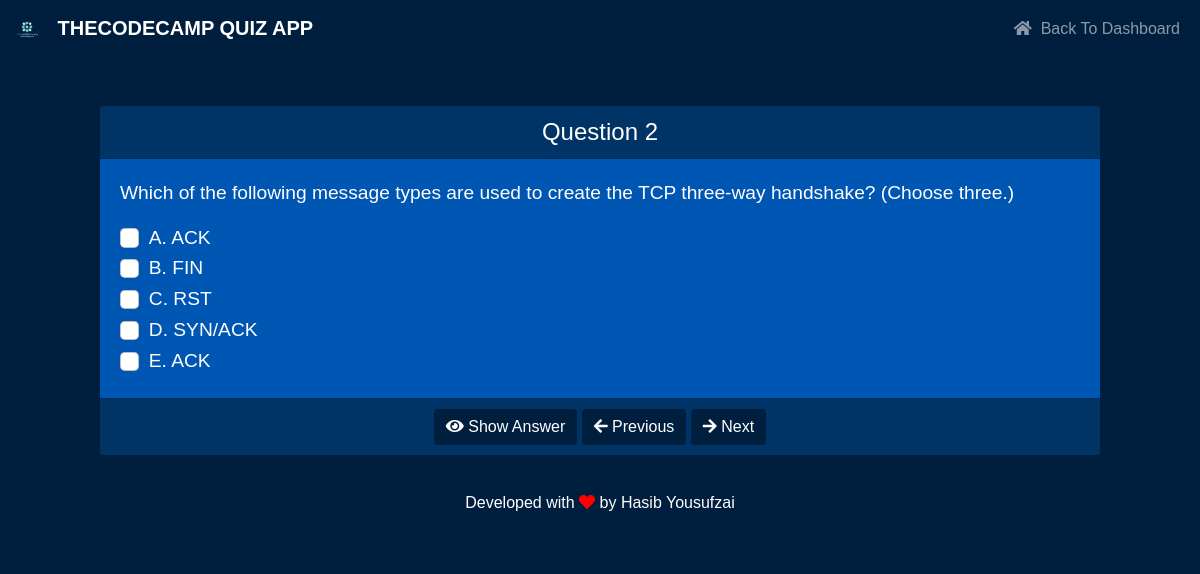
The app's page /quiz/5/question/2/ with its own data.
### quizapp/models.py (models this page shows, shortened)
class Question(models.Model):
    exam = models.ForeignKey(Exam, on_delete=models.CASCADE)
    text = models.TextField()
    exhibit = models.ImageField(upload_to='static/exhibits/', blank=True, null=True)
    is_multiple = models.BooleanField(default=False)
    description = models.TextField(blank=True, null=True)  # Add description field

class Option(models.Model):
    question = models.ForeignKey(Question, on_delete=models.CASCADE)
    text = models.CharField(max_length=255, blank=True)  # Allow blank text field
    is_correct = models.BooleanField(default=False)
    exhibit = models.ImageField(upload_to='static/exhibits/', blank=True, null=True)  # Exhibit field

### quizapp/views.py (the view)
# urls.py: path('quiz/<int:quiz_id>/', views.start_quiz, name='start_quiz'),
def start_quiz(request, quiz_id, question_index=1):
    quiz = get_object_or_404(Quiz, id=quiz_id)
    questions = quiz.questions.all()
    paginator = Paginator(questions, 1)  # Show one question per page
    page_obj = paginator.get_page(question_index)
    question = page_obj.object_list[0] if page_obj.object_list else None
    is_multiple = question.option_set.filter(is_correct=True).count() > 1 if question else False
    correct_options = question.option_set.filter(is_correct=True) if question else []
    return render(request, 'quiz.html', {
        'quiz': quiz,
        'question': question,
        'page_obj': page_obj,
        'is_multiple': is_multiple,
        'correct_options': correct_options,
    })

### templates/quiz.html (shortened to what this page needs)
{% load static %}
<!DOCTYPE html>
<html lang="en">
<head>
    <link href="https://cdn.jsdelivr.net/npm/bootstrap@5.1.3/dist/css/bootstrap.min.css" rel="stylesheet">
    <link rel="stylesheet" href="https://cdnjs.cloudflare.com/ajax/libs/font-awesome/5.15.4/css/all.min.css">
</head>
<body>
    <nav class="navbar navbar-expand-lg navbar-dark">
        <div class="container-fluid">
            <a class="navbar-brand" href="{% url "dashboard" %}">
                <img src="{% static "/logo/logo.png" %}" alt="logo" style="height:30px; margin-right:10px;">
                THECODECAMP QUIZ APP
            </a>
            <div class="collapse navbar-collapse" id="navbarNav">
                <ul class="navbar-nav ms-auto">
                    <li class="nav-item">
                        <a  class="nav-link " href="{% url "dashboard" %}"> <i class="fa fa-home"></i> &nbsp;Back To Dashboard</a>
                    </li>
                </ul>
            </div>
        </div>
    </nav>
    <div class="container mt-5">
        <form method="POST" action="{% url 'submit_quiz' quiz.id %}">
            <div class="card">
                <div class="card-header">
                    Question {{ page_obj.number }}
                </div>
                <div class="card-body">
                    <p>{{ question.text }}</p>
                    <div id="options-container">
                        {% for option in question.option_set.all %}
                            <div class="form-check">
                                <input class="form-check-input" type="{% if is_multiple %}checkbox{% else %}radio{% endif %}" name="question{{ question.id }}" id="option{{ option.id }}" value="{{ option.id }}" data-correct="{% if option.is_correct %}true{% else %}false{% endif %}">
                                <label class="form-check-label" for="option{{ option.id }}">
                                    {{ option.text }}
                                </label>
                            </div>
                        {% endfor %}
                    </div>
                </div>
                <div class="card-footer">
                    <button type="button" class="btn btn-primary" id="showAnswer"><i class="fas fa-eye"></i> Show Answer</button>
                    {% if page_obj.has_previous %}
                        <a href="{% url 'quiz_question' quiz.id page_obj.previous_page_number %}" class="btn btn-primary"><i class="fas fa-arrow-left"></i> Previous</a>
                    {% endif %}
                    {% if page_obj.has_next %}
                        <a href="{% url 'quiz_question' quiz.id page_obj.next_page_number %}" class="btn btn-primary"><i class="fas fa-arrow-right"></i> Next</a>
                    {% else %}
                        <button type="submit" class="btn btn-primary"><i class="fas fa-check"></i> Submit Quiz</button>
                    {% endif %}
                </div>
            </div>
        </form>
    </div>
    <footer>
        <p>Developed with <i class="fas fa-heart footer-love"></i> by Hasib Yousufzai</p>
    </footer>
</body>
</html>

### templates/quiz.html (style rules this page uses)
body { font-family: 'Arial', sans-serif; background-color: #001f3f; color: #fff; }
.navbar { background-color: #001f3f; }
.navbar-brand { font-weight: bold; color: #fff; }
.card { background-color: #0056b3; border: none; border-radius: 10px; width: 100%; max-width: 1000px; margin: 20px auto; }
.card-header { font-family: 'Cascadia', sans-serif; background-color: #003366; font-size: 1.5rem; color: #fff; text-align: center; }
.card-body { font-family: 'Cascadia', sans-serif; padding: 20px; font-size: 1.2rem; overflow-y: auto; max-height: 70vh; }
.card-footer { background-color: #003366; text-align: center; padding: 10px; }
img { max-width: 100%; max-height: 300px; object-fit: contain; }
.btn-primary { background-color: #001f3f; border: none; }
footer { background-color: #001f3f; color: #fff; padding: 1rem; text-align: center; }
.footer-love { color: red; }

### records on screen
Question: text "Which of the following message types are used to create the TCP three-way handshake? (Choose three.)"
Option: text "A. ACK"
Option: text "B. FIN"
Option: text "C. RST"
Option: text "D. SYN/ACK"
Option: text "E. ACK"

### other values on screen
{{ page_obj.number }} "2"
